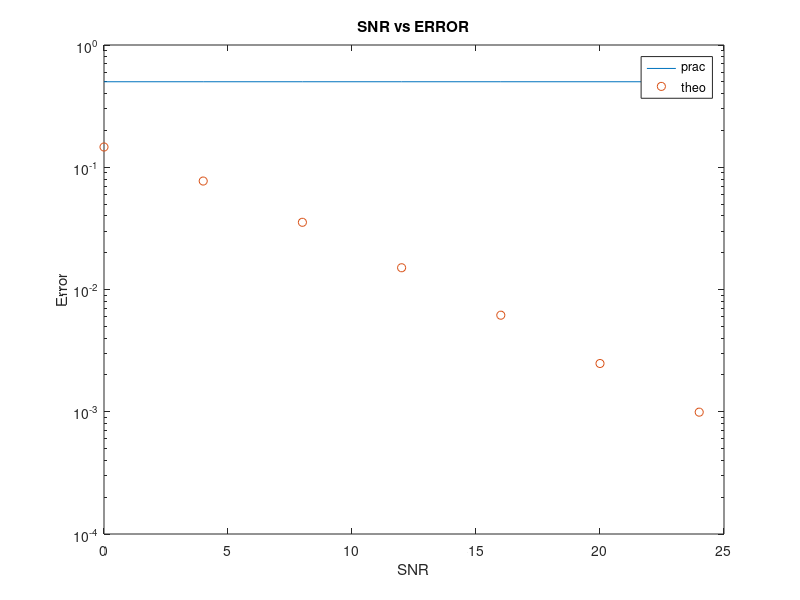

The MATLAB source for this figure:
clc;
clear all;
close all;

N = 100000;
X = randi([0,1],[1,N]);

for i = 1:N
    if X(i) == 0
        bpsk(i) = -1;
    else
        bpsk(i) = 1;
    end
end

h = complex(randn(1,N),randn(1,N));
noise = complex(randn(1,N),randn(1,N));

SNR_dB = 0:4:24;
l = length(SNR_dB);

for i = 1:l
    SNR_lin(i) = 10^(SNR_dB(i)/10);
    sigma(i) = 1/sqrt(SNR_lin(i));
    y = h.*bpsk + sigma(i)*noise;
    Dec1 = y./h;
    for j = 1:N
        if Dec1(j) > 0
            X_rcvd(j) = 1;
        else
            X_rcvd(j) = 0;
        end
    end
    e(i) = sum(abs(X-X_rcvd))/N;
    P(i) = 0.5*(1-sqrt(SNR_lin(i)/(1+SNR_lin(i))));
end

semilogy(SNR_dB,e);
hold on
semilogy(SNR_dB,P,'o');
xlabel('SNR');ylabel('Error');
title('SNR vs ERROR');
legend('prac','theo');
